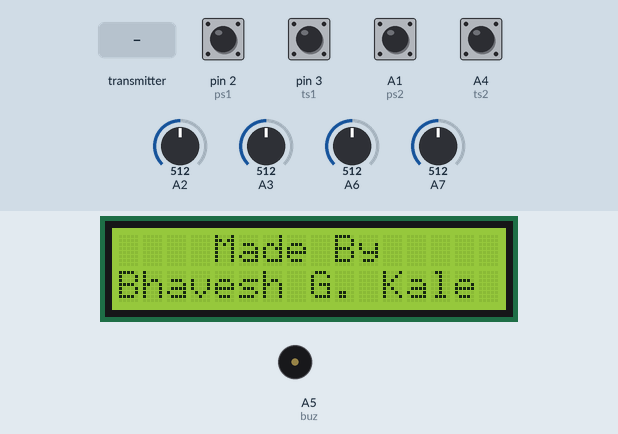
Simulated run of this sketch. Board: Arduino Nano, built with avr-gcc and run on an emulated ATmega328P. Parts: 16×2 character LCD, buzzer (waves = sounding, pin HIGH). Inputs (shaded band) come from the test bench; at power-on: A1 (ps2), A4 (ts2), pin 2 (ps1), pin 3 (ts1) HIGH, A2 = 512, A3 = 512, A6 = 512, A7 = 512. No radio packets arrive unless stated.

Above: at 2.6 s.
At 13.7 s:
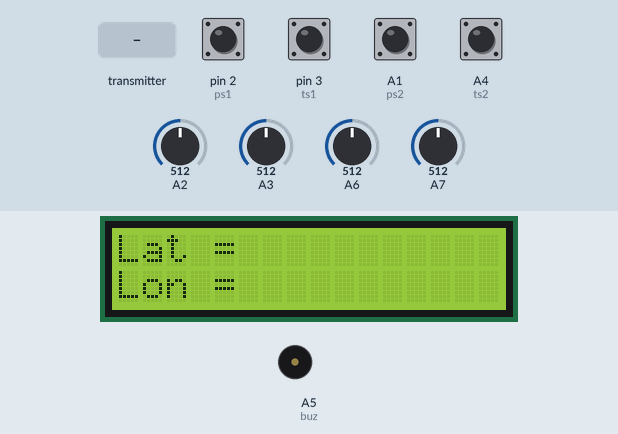
13.8 s: A1 (ps2) pulled LOW for 0.15 s
15.4 s: pin 2 (ps1) pulled LOW for 1 s
17.9 s: the transmitter starts sending bat = 64
At 18.8 s:
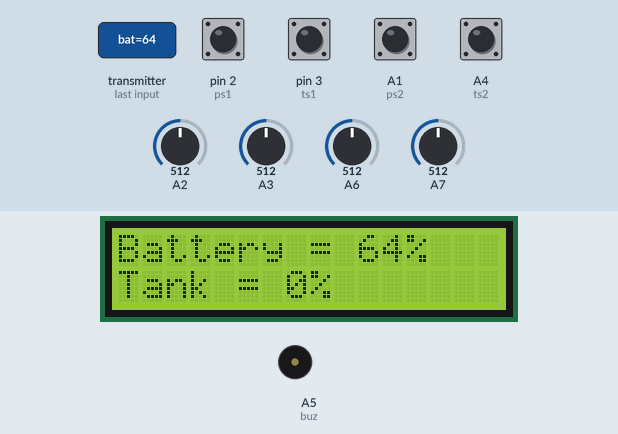
19.4 s: the transmitter starts sending tank = 64
At 20.1 s:
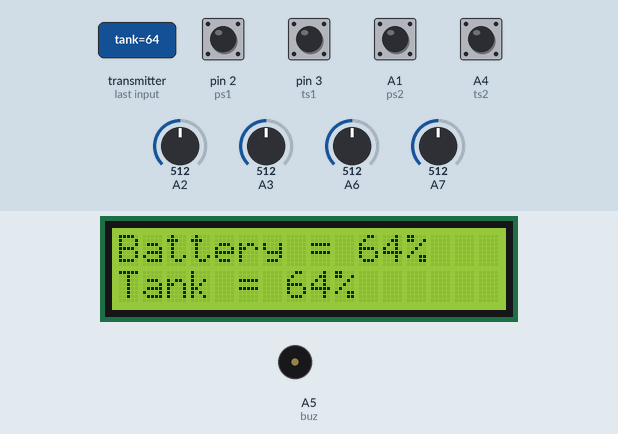
20.9 s: the transmitter starts sending bat = 0
At 21.2 s:
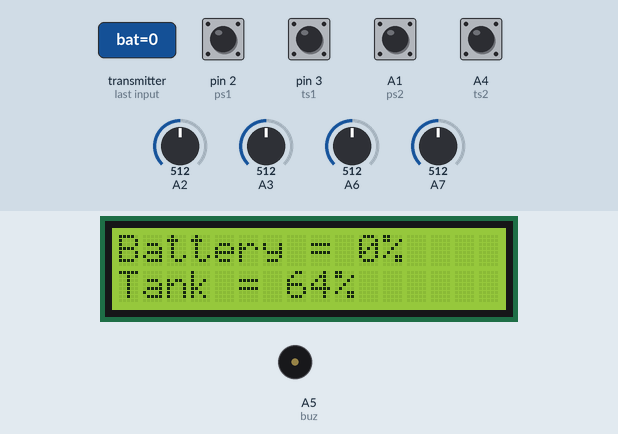
22.4 s: the transmitter starts sending tank = 128
At 23.8 s:
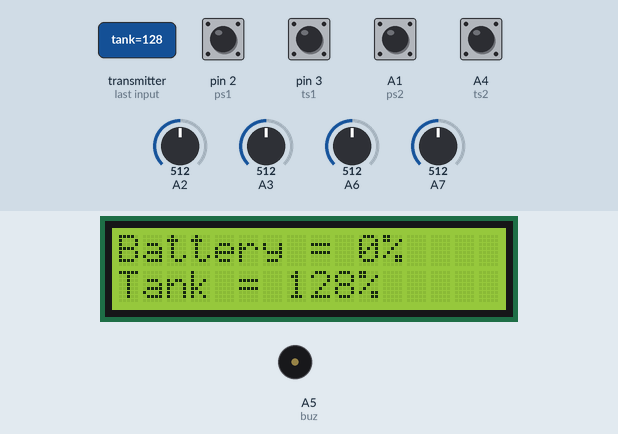
Timing chart, 0 to 24.9 s (numbered marks = the images above; inputs shaded):
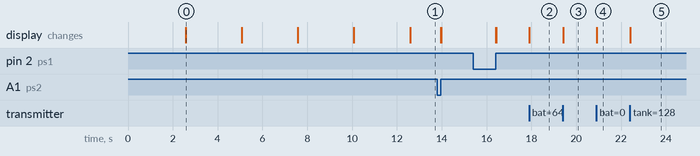

Measured:
- after the input at 17.9 s, the display: changes at once (image 2)
- after the input at 19.4 s, the display: changes at once (image 3)
- after the input at 20.9 s, the display: changes at once (image 4)
- after the input at 22.4 s, the display: changes at once (image 5)
- what the display in image 0 shows lasts 2.5 s, from 2.6 s to 5.1 s

The sketch:

Transmitter.ino
```cpp
// Fire Extinguisher Robot Transmitter
// Header files
#include <SPI.h>
#include <RF24.h>
#include <EEPROM.h>
#include <Arduino.h>
#include <nRF24L01.h>
#include <LiquidCrystal.h>

// Pins for input of Toggle & Push Switches
#define ts1 3
#define ts2 A4
#define ps1 2
#define ps2 A1

// Pin of Buzzer
#define buz A5

// Variables
const byte address[][6] = {"00001", "00002"};
RF24 radio(A0, 10); // nRF24L01 (CE, CSN)
LiquidCrystal lcd(4, 5, 6, 7, 8, 9); //(rs, en, d4, d5, d6, d7)

unsigned long lastReceiveTime = 0;
unsigned long currentTime = 0;

int Mode = 1;
int Sw1, Sw2;
long Time = 0;
int Lst1 = HIGH;
int Lst2 = HIGH;
bool lost = false;
String Lat = "";
String Lon = "";
const int Stime = 250;
const int Ltime = 750;
unsigned long Start, Stop;

// Structure data Packet for sending
struct Data_Package_1
{
  byte j1X;
  byte j1Y;
  byte j2X;
  byte j2Y;
  byte TS1;
  byte TS2;
};
Data_Package_1 data1;

// Structure data Packet for Receiving
struct Data_Package_2
{
  String lat;
  String lon;
  byte fire;
  byte bat;
  byte tank;
};
Data_Package_2 data2;

// Function for Saving current location on EEPROM
void E_Write(int Address, const String &str)
{
  // Writing EEPROM
  byte Len = str.length();
  EEPROM.write(Address, Len);
  for(int i = 0; i < Len; i++) EEPROM.write(Address + 1 + i, str[i]);
}

// Function for getting location from EEPROM
String E_Read(int Address)
{
  // Reading EEPROM
  int Len = EEPROM.read(Address);
  char data[Len + 1];
  for(int i = 0; i < Len; i++) data[i] = EEPROM.read(Address + 1 + i);
  data[Len] = '\0';
  return String(data);
}

// Reset Data
void resetData()
{
  data2.lat = "";
  data2.lon = "";
  data2.fire = 0;
  data2.bat = 0;
  data2.tank = 0;

  Mode = 0;
  lost = true;

  // String Data = E_Read(0);
  // Lat = Data.substring(0, Data.indexOf("&"));
  // Lon = Data.substring(Data.indexOf("&"), Data.length());

  lcd.setCursor(0, 0);
  lcd.print(String("Lat = " + Lat + "          "));
  lcd.setCursor(0, 1);
  lcd.print(String("Lon = " + Lon + "          "));
}

void setup()
{
  Serial.begin(9600);                               // Serial Begin
  lcd.begin(16,2);                                  // LCD Begin

  // Display Project Name on LCD Display
  lcd.clear();
  lcd.setCursor(0, 0);
  lcd.print(" Fire Fighting ");
  lcd.setCursor(0, 1);
  lcd.print("     Robot     ");
  delay(2500);

  // Display Makers and Guide Name on LCD Display
  lcd.clear();
  lcd.setCursor(0, 0);
  lcd.print("    Made By    ");
  lcd.setCursor(0, 1);
  lcd.print("Bhavesh G. Kale ");
  delay(2500);
  lcd.setCursor(0, 1);
  lcd.print("Sarthak Tabhane ");
  delay(2500);
  lcd.setCursor(0, 1);
  lcd.print("Vaishnavi V. D. ");
  delay(2500);

  lcd.setCursor(0, 0);
  lcd.print("   Guided By   ");
  lcd.setCursor(0, 1);
  lcd.print("Prof. K. Belsare");
  delay(2500);

  // Redio Begin
  radio.begin();
  radio.openWritingPipe(address[0]); // 00001
  radio.openReadingPipe(1, address[1]); // 00002
  radio.setAutoAck(false);
  radio.setDataRate(RF24_250KBPS);
  radio.setPALevel(RF24_PA_LOW);
  resetData();

  // Setting Pins as input or output
  pinMode(ts1, INPUT_PULLUP);
  pinMode(ts2, INPUT_PULLUP);
  pinMode(ps1, INPUT_PULLUP);
  pinMode(ps2, INPUT_PULLUP);
  pinMode(buz, OUTPUT);

  // Assigning the values
  data1.j1X = 127;
  data1.j1Y = 131;
  data1.j2X = 135;
  data1.j2Y = 122;
  data1.TS1 = 1;
  data1.TS2 = 1;
  resetData();

  digitalWrite(buz, LOW);
  digitalWrite(ts1, HIGH);
  digitalWrite(ts2, HIGH);
  digitalWrite(ps1, HIGH);
  digitalWrite(ps2, HIGH);
}

void loop()
{
 delay(5);
  radio.stopListening();

  // Reading all Switches 7 Joysticks
  data1.j1X = map(analogRead(A3), 1023, 0, 0, 255);
  data1.j1Y = map(analogRead(A2), 0, 1023, 0, 255);
  data1.j2X = map(analogRead(A7), 1023, 0, 0, 255);
  data1.j2Y = map(analogRead(A6), 0, 1023, 0, 255);
  data1.TS1 = digitalRead(ts1);
  data1.TS2 = digitalRead(ts2);
  int p1 = digitalRead(ps1);
  int p2 = digitalRead(ps2);

  // // Print data on serial monitor
  // Serial.print(String("J1X = " + String(data1.j1X)));
  // Serial.print(String("   J1Y = " + String(data1.j1Y)));
  // Serial.print(String("   J2X = " + String(data1.j2X)));
  // Serial.print(String("   J2Y = " + String(data1.j2Y)));
  // Serial.print(String("   TS1 = " + String(data1.TS1)));
  // Serial.print(String("   TS2 = " + String(data1.TS2)));
  // Serial.print(String("   PS1 = " + String(p1)));
  // Serial.println(String("   PS2 = " + String(p2)));

  radio.write(&data1, sizeof(Data_Package_1));

  delay(5);
  radio.startListening();

  if(radio.available())
  {
    if(lost == true){
      Mode = 1;
      lost = false;
    }
    radio.read(&data2, sizeof(Data_Package_2));
    lastReceiveTime = millis();
  }
  currentTime = millis();
  if(currentTime - lastReceiveTime > 5000) resetData();

  // Print data on serial monitor
  // Serial.print(String("Lat = " + String(data2.lat)));
  // Serial.print(String("   Lon = " + String(data2.lon)));
  // Serial.print(String("   Fire = " + String(data2.fire)));
  // Serial.print(String("   Bat = " + String(data2.bat)));
  // Serial.println(String("   Tank = " + String(data2.tank)));
  displayData();
}

void displayData(){
  // Read Switch 1
  Sw1 = digitalRead(ps1);
  if(Lst1 == HIGH && Sw1 == LOW) Start = millis();
  else if(Lst1 == LOW && Sw1 == HIGH){
    Stop = millis();
    Time = Stop - Start;

    if(Time <= Stime){
      // String Data = E_Read(0);
      // String Lat = Data.substring(0, Data.indexOf("&"));
      // String Lon = Data.substring(Data.indexOf("&"), Data.length());

      lcd.setCursor(0, 0);
      lcd.print(String("Lat = " + Lat + "          "));
      lcd.setCursor(0, 1);
      lcd.print(String("Lon = " + Lon + "          "));
    }
    if(Time >= Ltime){
      Mode = 0;
      // E_Write(0, data2.lat + "&" + data2.lon);
      lcd.clear();
      lcd.setCursor(0, 0);
      lcd.print("Current Location");
      lcd.setCursor(0, 1);
      lcd.print("    is Saved    ");
    }
  }
  Lst1 = Sw1;

  // Read Switch 2
  Sw2 = digitalRead(ps2);
  if(Sw2 == 0 && Lst2 == 1) Lst2 = Sw2;
  else if(Sw2 == 1 && Lst2 == 0){
    Mode++;
    Lst2 = Sw2;
  }
  if(Mode == 1){
    lcd.setCursor(0, 0);
    lcd.print(String("Battery = " + String(data2.bat) + "%         "));
    lcd.setCursor(0, 1);
    lcd.print(String("Tank = " + String(data2.tank) + "%           "));
  }
  else if(Mode == 2){
    lcd.setCursor(0, 0);
    lcd.print(String("Lat = " + data2.lat + "            "));
    lcd.setCursor(0, 1);
    lcd.print(String("Lon = " + data2.lon + "            "));
  }
  else if(Mode == 3){
    lcd.setCursor(0, 0);
    lcd.print(" Fire Detected  ");
    lcd.setCursor(0, 1);
    if(data2.fire == 0) lcd.print("       NO       ");
    else lcd.print("      YES       ");
  }
  if(Mode > 3) Mode = 1;
}
```
